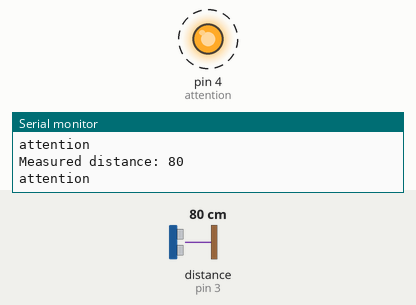
This sketch was run on a simulated Arduino Uno, built with avr-gcc and run on an emulated ATmega328P. Shown: output pins drawn as LEDs (lit = HIGH), the last lines printed to the serial monitor. Dashed ring = blinking. The inputs (shaded band) are chosen by the test bench; at power-on: distance to the obstacle (sensor on pin 3) 80 cm.

Above: at 1.28 s.
1.3 s: distance to the obstacle (sensor on pin 3) set to 85 cm
4.3 s: distance to the obstacle (sensor on pin 3) set to 94 cm
At 4.3 s:
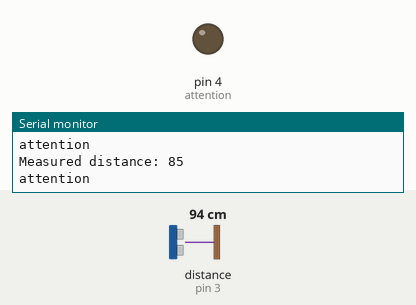
5.8 s: distance to the obstacle (sensor on pin 3) set to 9 cm
At 6.06 s:
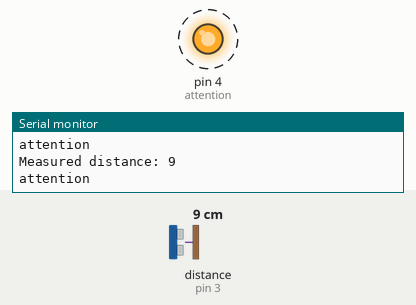
8.8 s: distance to the obstacle (sensor on pin 3) set to 6 cm
11.8 s: distance to the obstacle (sensor on pin 3) set to 3 cm
Timing chart, 0 to 14.8 s (numbered marks = the images above; inputs shaded):
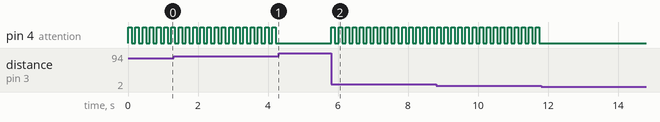

Measured:
- the behaviour switches between 89 and 90 cm on distance to the obstacle (sensor on pin 3) (found by bisection; images 0 and 1)
- after the input at 4.3 s, pin 4 (attention): stops changing and stays LOW
- after the input at 5.8 s, pin 4 (attention): alternates HIGH for 0.10 s and LOW for 0.10 s, starting at once
- after the input at 11.8 s, pin 4 (attention): stops changing and stays LOW
- by itself, pin 4 (attention): alternates HIGH for 0.10 s and LOW for 0.11 s

The sketch:

cod_dlya_at_mayak.ino
```cpp
#include "Ultrasonic.h"

Ultrasonic ultrasonic(2, 3); // Создаем объект класса Ultrasonic
float dist_cm = 0;
int distit_cm = 0;

#define attention 4


void setup() {
  Serial.begin(9600); // Начинаем последовательное соединение


  pinMode(attention, OUTPUT);

  digitalWrite(attention, LOW);

}

void loop() {
  dist_cm = ultrasonic.Ranging(CM); // Получаем расстояние
  distit_cm = (int)dist_cm;          // Приведение расстояния к целому числу
  Serial.print("Measured distance: ");
  Serial.println(distit_cm);

  // Обработка состояния для вывода на светодиоды
  Carrr(dist_cm);

  delay(100); // ожидание перед следующим измерением
}

void Carrr(float dist_cm) {
  if (dist_cm < 90 && dist_cm >= 5) {
    Serial.println("attention");
    digitalWrite(attention, HIGH);
    delay(100);
    digitalWrite(attention, LOW);
  }
  else{
    return;
  }
}
```
